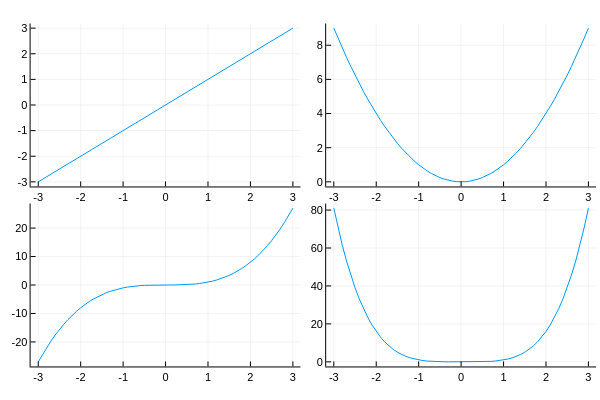

This figure's notebook cell:
### Code cell
p1 = plot(x, x)
p2 = plot(x, x .^ 2)
p3 = plot(x, x .^ 3)
p4 = plot(x, x .^ 4)
plot(p1, p2, p3, p4, layout=(2, 2), legend=false)

### Figure 1 — Plotly figure (JSON) as saved in the notebook; plotly's stock layout.template omitted (floating-point values rounded to 4 significant figures)
{"data": [{"colorbar": {"len": 0.4525, "title": "", "x": 0.5008, "y": 0.7639}, "legendgroup": "y1", "line": {"color": "rgba(0, 154, 250, 1.000)", "dash": "solid", "shape": "linear", "width": 1}, "mode": "lines", "name": "y1", "showlegend": true, "type": "scatter", "x": [-3, -2.9, -2.8, -2.7, -2.6, -2.5, -2.4, -2.3, -2.2, -2.1, -2, -1.9, -1.8, -1.7, -1.6, -1.5, -1.4, -1.3, -1.2, -1.1, -1, -0.9, -0.8, -0.7, -0.6, -0.5, -0.4, -0.3, -0.2, -0.1, 0, 0.1, 0.2, 0.3, 0.4, 0.5, 0.6, 0.7, 0.8, 0.9, 1, 1.1, 1.2, 1.3, 1.4, 1.5, 1.6, 1.7, 1.8, 1.9, 2, 2.1, 2.2, 2.3, 2.4, 2.5, 2.6, 2.7, 2.8, 2.9, 3], "xaxis": "x1", "y": [-3, -2.9, -2.8, -2.7, -2.6, -2.5, -2.4, -2.3, -2.2, -2.1, -2, -1.9, -1.8, -1.7, -1.6, -1.5, -1.4, -1.3, -1.2, -1.1, -1, -0.9, -0.8, -0.7, -0.6, -0.5, -0.4, -0.3, -0.2, -0.1, 0, 0.1, 0.2, 0.3, 0.4, 0.5, 0.6, 0.7, 0.8, 0.9, 1, 1.1, 1.2, 1.3, 1.4, 1.5, 1.6, 1.7, 1.8, 1.9, 2, 2.1, 2.2, 2.3, 2.4, 2.5, 2.6, 2.7, 2.8, 2.9, 3], "yaxis": "y1"}, {"colorbar": {"len": 0.4525, "title": "", "x": 0.9934, "y": 0.7639}, "legendgroup": "y1", "line": {"color": "rgba(0, 154, 250, 1.000)", "dash": "solid", "shape": "linear", "width": 1}, "mode": "lines", "name": "y1", "showlegend": true, "type": "scatter", "x": [-3, -2.9, -2.8, -2.7, -2.6, -2.5, -2.4, -2.3, -2.2, -2.1, -2, -1.9, -1.8, -1.7, -1.6, -1.5, -1.4, -1.3, -1.2, -1.1, -1, -0.9, -0.8, -0.7, -0.6, -0.5, -0.4, -0.3, -0.2, -0.1, 0, 0.1, 0.2, 0.3, 0.4, 0.5, 0.6, 0.7, 0.8, 0.9, 1, 1.1, 1.2, 1.3, 1.4, 1.5, 1.6, 1.7, 1.8, 1.9, 2, 2.1, 2.2, 2.3, 2.4, 2.5, 2.6, 2.7, 2.8, 2.9, 3], "xaxis": "x2", "y": [9, 8.41, 7.84, 7.29, 6.76, 6.25, 5.76, 5.29, 4.84, 4.41, 4, 3.61, 3.24, 2.89, 2.56, 2.25, 1.96, 1.69, 1.44, 1.21, 1, 0.81, 0.64, 0.49, 0.36, 0.25, 0.16, 0.09, 0.04, 0.01, 0, 0.01, 0.04, 0.09, 0.16, 0.25, 0.36, 0.49, 0.64, 0.81, 1, 1.21, 1.44, 1.69, 1.96, 2.25, 2.56, 2.89, 3.24, 3.61, 4, 4.41, 4.84, 5.29, 5.76, 6.25, 6.76, 7.29, 7.84, 8.41, 9], "yaxis": "y2"}, {"colorbar": {"len": 0.4525, "title": "", "x": 0.5008, "y": 0.2639}, "legendgroup": "y1", "line": {"color": "rgba(0, 154, 250, 1.000)", "dash": "solid", "shape": "linear", "width": 1}, "mode": "lines", "name": "y1", "showlegend": true, "type": "scatter", "x": [-3, -2.9, -2.8, -2.7, -2.6, -2.5, -2.4, -2.3, -2.2, -2.1, -2, -1.9, -1.8, -1.7, -1.6, -1.5, -1.4, -1.3, -1.2, -1.1, -1, -0.9, -0.8, -0.7, -0.6, -0.5, -0.4, -0.3, -0.2, -0.1, 0, 0.1, 0.2, 0.3, 0.4, 0.5, 0.6, 0.7, 0.8, 0.9, 1, 1.1, 1.2, 1.3, 1.4, 1.5, 1.6, 1.7, 1.8, 1.9, 2, 2.1, 2.2, 2.3, 2.4, 2.5, 2.6, 2.7, 2.8, 2.9, 3], "xaxis": "x3", "y": [-27, -24.39, -21.95, -19.68, -17.58, -15.62, -13.82, -12.17, -10.65, -9.261, -8, -6.859, -5.832, -4.913, -4.096, -3.375, -2.744, -2.197, -1.728, -1.331, -1, -0.729, -0.512, -0.343, -0.216, -0.125, -0.064, -0.027, -0.008, -0.001, 0, 0.001, 0.008, 0.027, 0.064, 0.125, 0.216, 0.343, 0.512, 0.729, 1, 1.331, 1.728, 2.197, 2.744, 3.375, 4.096, 4.913, 5.832, 6.859, 8, 9.261, 10.65, 12.17, 13.82, 15.62, 17.58, 19.68, 21.95, 24.39, 27], "yaxis": "y3"}, {"colorbar": {"len": 0.4525, "title": "", "x": 0.9934, "y": 0.2639}, "legendgroup": "y1", "line": {"color": "rgba(0, 154, 250, 1.000)", "dash": "solid", "shape": "linear", "width": 1}, "mode": "lines", "name": "y1", "showlegend": true, "type": "scatter", "x": [-3, -2.9, -2.8, -2.7, -2.6, -2.5, -2.4, -2.3, -2.2, -2.1, -2, -1.9, -1.8, -1.7, -1.6, -1.5, -1.4, -1.3, -1.2, -1.1, -1, -0.9, -0.8, -0.7, -0.6, -0.5, -0.4, -0.3, -0.2, -0.1, 0, 0.1, 0.2, 0.3, 0.4, 0.5, 0.6, 0.7, 0.8, 0.9, 1, 1.1, 1.2, 1.3, 1.4, 1.5, 1.6, 1.7, 1.8, 1.9, 2, 2.1, 2.2, 2.3, 2.4, 2.5, 2.6, 2.7, 2.8, 2.9, 3], "xaxis": "x4", "y": [81, 70.73, 61.47, 53.14, 45.7, 39.06, 33.18, 27.98, 23.43, 19.45, 16, 13.03, 10.5, 8.352, 6.554, 5.062, 3.842, 2.856, 2.074, 1.464, 1, 0.6561, 0.4096, 0.2401, 0.1296, 0.0625, 0.0256, 0.0081, 0.0016, 0.0001, 0, 0.0001, 0.0016, 0.0081, 0.0256, 0.0625, 0.1296, 0.2401, 0.4096, 0.6561, 1, 1.464, 2.074, 2.856, 3.842, 5.062, 6.554, 8.352, 10.5, 13.03, 16, 19.45, 23.43, 27.98, 33.18, 39.06, 45.7, 53.14, 61.47, 70.73, 81], "yaxis": "y4"}], "layout": {"annotations": [], "height": 400, "margin": {"b": 20, "l": 0, "r": 0, "t": 20}, "paper_bgcolor": "rgba(255, 255, 255, 1.000)", "plot_bgcolor": "rgba(255, 255, 255, 1.000)", "showlegend": false, "width": 600, "xaxis1": {"anchor": "y1", "domain": [0.05101, 0.5008], "gridcolor": "rgba(0, 0, 0, 0.100)", "gridwidth": 0.5, "linecolor": "rgba(0, 0, 0, 1.000)", "mirror": false, "range": [-3.18, 3.18], "showgrid": true, "showline": true, "showticklabels": true, "tickangle": 0, "tickcolor": "rgb(0, 0, 0)", "tickfont": {"color": "rgba(0, 0, 0, 1.000)", "family": "sans-serif", "size": 11}, "tickmode": "array", "ticks": "inside", "ticktext": ["-3", "-2", "-1", "0", "1", "2", "3"], "tickvals": [-3, -2, -1, 0, 1, 2, 3], "title": "", "titlefont": {"color": "rgba(0, 0, 0, 1.000)", "family": "sans-serif", "size": 15}, "type": "-", "visible": true, "zeroline": false, "zerolinecolor": "rgba(0, 0, 0, 1.000)"}, "xaxis2": {"anchor": "y2", "domain": [0.5436, 0.9934], "gridcolor": "rgba(0, 0, 0, 0.100)", "gridwidth": 0.5, "linecolor": "rgba(0, 0, 0, 1.000)", "mirror": false, "range": [-3.18, 3.18], "showgrid": true, "showline": true, "showticklabels": true, "tickangle": 0, "tickcolor": "rgb(0, 0, 0)", "tickfont": {"color": "rgba(0, 0, 0, 1.000)", "family": "sans-serif", "size": 11}, "tickmode": "array", "ticks": "inside", "ticktext": ["-3", "-2", "-1", "0", "1", "2", "3"], "tickvals": [-3, -2, -1, 0, 1, 2, 3], "title": "", "titlefont": {"color": "rgba(0, 0, 0, 1.000)", "family": "sans-serif", "size": 15}, "type": "-", "visible": true, "zeroline": false, "zerolinecolor": "rgba(0, 0, 0, 1.000)"}, "xaxis3": {"anchor": "y3", "domain": [0.05101, 0.5008], "gridcolor": "rgba(0, 0, 0, 0.100)", "gridwidth": 0.5, "linecolor": "rgba(0, 0, 0, 1.000)", "mirror": false, "range": [-3.18, 3.18], "showgrid": true, "showline": true, "showticklabels": true, "tickangle": 0, "tickcolor": "rgb(0, 0, 0)", "tickfont": {"color": "rgba(0, 0, 0, 1.000)", "family": "sans-serif", "size": 11}, "tickmode": "array", "ticks": "inside", "ticktext": ["-3", "-2", "-1", "0", "1", "2", "3"], "tickvals": [-3, -2, -1, 0, 1, 2, 3], "title": "", "titlefont": {"color": "rgba(0, 0, 0, 1.000)", "family": "sans-serif", "size": 15}, "type": "-", "visible": true, "zeroline": false, "zerolinecolor": "rgba(0, 0, 0, 1.000)"}, "xaxis4": {"anchor": "y4", "domain": [0.5436, 0.9934], "gridcolor": "rgba(0, 0, 0, 0.100)", "gridwidth": 0.5, "linecolor": "rgba(0, 0, 0, 1.000)", "mirror": false, "range": [-3.18, 3.18], "showgrid": true, "showline": true, "showticklabels": true, "tickangle": 0, "tickcolor": "rgb(0, 0, 0)", "tickfont": {"color": "rgba(0, 0, 0, 1.000)", "family": "sans-serif", "size": 11}, "tickmode": "array", "ticks": "inside", "ticktext": ["-3", "-2", "-1", "0", "1", "2", "3"], "tickvals": [-3, -2, -1, 0, 1, 2, 3], "title": "", "titlefont": {"color": "rgba(0, 0, 0, 1.000)", "family": "sans-serif", "size": 15}, "type": "-", "visible": true, "zeroline": false, "zerolinecolor": "rgba(0, 0, 0, 1.000)"}, "yaxis1": {"anchor": "x1", "domain": [0.5376, 0.9902], "gridcolor": "rgba(0, 0, 0, 0.100)", "gridwidth": 0.5, "linecolor": "rgba(0, 0, 0, 1.000)", "mirror": false, "range": [-3.18, 3.18], "showgrid": true, "showline": true, "showticklabels": true, "tickangle": 0, "tickcolor": "rgb(0, 0, 0)", "tickfont": {"color": "rgba(0, 0, 0, 1.000)", "family": "sans-serif", "size": 11}, "tickmode": "array", "ticks": "inside", "ticktext": ["-3", "-2", "-1", "0", "1", "2", "3"], "tickvals": [-3, -2, -1, 0, 1, 2, 3], "title": "", "titlefont": {"color": "rgba(0, 0, 0, 1.000)", "family": "sans-serif", "size": 15}, "type": "-", "visible": true, "zeroline": false, "zerolinecolor": "rgba(0, 0, 0, 1.000)"}, "yaxis2": {"anchor": "x2", "domain": [0.5376, 0.9902], "gridcolor": "rgba(0, 0, 0, 0.100)", "gridwidth": 0.5, "linecolor": "rgba(0, 0, 0, 1.000)", "mirror": false, "range": [-0.27, 9.27], "showgrid": true, "showline": true, "showticklabels": true, "tickangle": 0, "tickcolor": "rgb(0, 0, 0)", "tickfont": {"color": "rgba(0, 0, 0, 1.000)", "family": "sans-serif", "size": 11}, "tickmode": "array", "ticks": "inside", "ticktext": ["0", "2", "4", "6", "8"], "tickvals": [0, 2, 4, 6, 8], "title": "", "titlefont": {"color": "rgba(0, 0, 0, 1.000)", "family": "sans-serif", "size": 15}, "type": "-", "visible": true, "zeroline": false, "zerolinecolor": "rgba(0, 0, 0, 1.000)"}, "yaxis3": {"anchor": "x3", "domain": [0.03762, 0.4902], "gridcolor": "rgba(0, 0, 0, 0.100)", "gridwidth": 0.5, "linecolor": "rgba(0, 0, 0, 1.000)", "mirror": false, "range": [-28.62, 28.62], "showgrid": true, "showline": true, "showticklabels": true, "tickangle": 0, "tickcolor": "rgb(0, 0, 0)", "tickfont": {"color": "rgba(0, 0, 0, 1.000)", "family": "sans-serif", "size": 11}, "tickmode": "array", "ticks": "inside", "ticktext": ["-20", "-10", "0", "10", "20"], "tickvals": [-20, -10, 0, 10, 20], "title": "", "titlefont": {"color": "rgba(0, 0, 0, 1.000)", "family": "sans-serif", "size": 15}, "type": "-", "visible": true, "zeroline": false, "zerolinecolor": "rgba(0, 0, 0, 1.000)"}, "yaxis4": {"anchor": "x4", "domain": [0.03762, 0.4902], "gridcolor": "rgba(0, 0, 0, 0.100)", "gridwidth": 0.5, "linecolor": "rgba(0, 0, 0, 1.000)", "mirror": false, "range": [-2.43, 83.43], "showgrid": true, "showline": true, "showticklabels": true, "tickangle": 0, "tickcolor": "rgb(0, 0, 0)", "tickfont": {"color": "rgba(0, 0, 0, 1.000)", "family": "sans-serif", "size": 11}, "tickmode": "array", "ticks": "inside", "ticktext": ["0", "20", "40", "60", "80"], "tickvals": [0, 20, 40, 60, 80], "title": "", "titlefont": {"color": "rgba(0, 0, 0, 1.000)", "family": "sans-serif", "size": 15}, "type": "-", "visible": true, "zeroline": false, "zerolinecolor": "rgba(0, 0, 0, 1.000)"}}}
